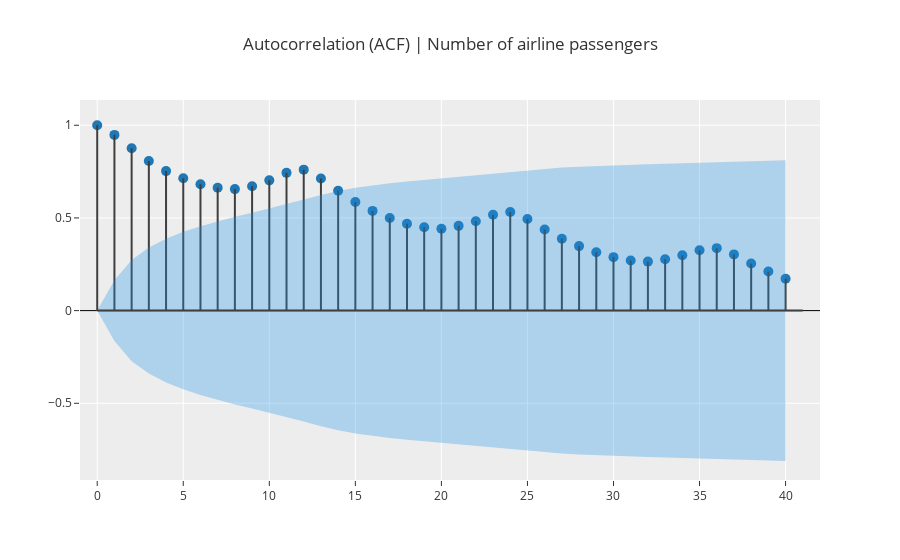
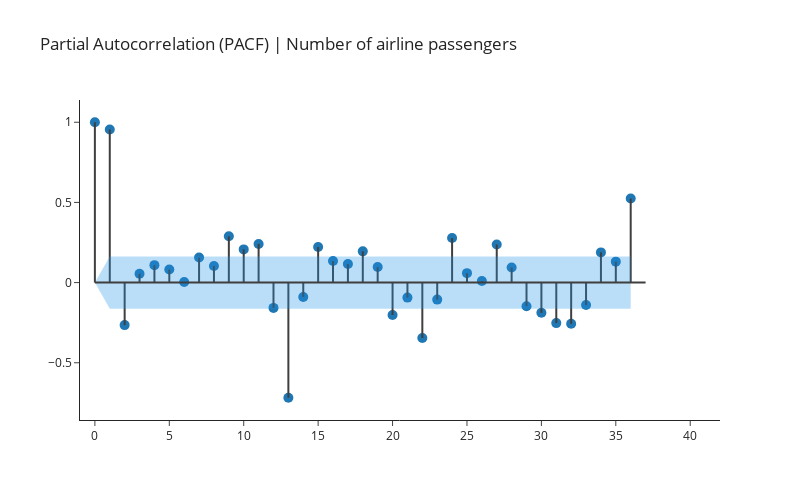

The code cell stored with these charts, in order, in its notebook:
### Code cell
exp.plot_model(plot="acf")

# NOTE: you can customize the plots with kwargs - e.g. number of lags, figure size (width, height), etc
# data_kwargs such as `nlags` are passed to the underlying functon that gets the ACF values
# figure kwargs such as `fig_size` & `fig_template` are passed to plotly and can have any value that plotly accepts
exp.plot_model(plot="pacf", data_kwargs={'nlags':36, }, fig_kwargs={'fig_size': [800, 500], 'fig_template': 'simple_white'})

### Figure 1 — Plotly figure (JSON) as saved in the notebook; plotly's stock layout.template omitted (floating-point values rounded to 4 significant figures)
{"data": [{"marker": {"color": "#1f77b4", "size": 10}, "mode": "markers", "name": "ACF", "showlegend": false, "type": "scatter", "x": [0, 1, 2, 3, 4, 5, 6, 7, 8, 9, 10, 11, 12, 13, 14, 15, 16, 17, 18, 19, 20, 21, 22, 23, 24, 25, 26, 27, 28, 29, 30, 31, 32, 33, 34, 35, 36, 37, 38, 39, 40], "y": [1, 0.948, 0.8756, 0.8067, 0.7526, 0.7138, 0.6817, 0.6629, 0.6556, 0.6709, 0.7027, 0.7432, 0.7604, 0.7127, 0.6463, 0.5859, 0.538, 0.4997, 0.4687, 0.4499, 0.4416, 0.4572, 0.4825, 0.5171, 0.5322, 0.494, 0.4377, 0.3876, 0.348, 0.315, 0.2885, 0.2708, 0.2643, 0.2768, 0.2985, 0.3256, 0.337, 0.3033, 0.254, 0.2107, 0.1722]}, {"line": {"color": "#3f3f3f"}, "mode": "lines", "name": "Lag1", "showlegend": false, "type": "scatter", "x": [0, 0], "y": [0, 1]}, {"line": {"color": "#3f3f3f"}, "mode": "lines", "name": "Lag2", "showlegend": false, "type": "scatter", "x": [1, 1], "y": [0, 0.948]}, {"line": {"color": "#3f3f3f"}, "mode": "lines", "name": "Lag3", "showlegend": false, "type": "scatter", "x": [2, 2], "y": [0, 0.8756]}, {"line": {"color": "#3f3f3f"}, "mode": "lines", "name": "Lag4", "showlegend": false, "type": "scatter", "x": [3, 3], "y": [0, 0.8067]}, {"line": {"color": "#3f3f3f"}, "mode": "lines", "name": "Lag5", "showlegend": false, "type": "scatter", "x": [4, 4], "y": [0, 0.7526]}, {"line": {"color": "#3f3f3f"}, "mode": "lines", "name": "Lag6", "showlegend": false, "type": "scatter", "x": [5, 5], "y": [0, 0.7138]}, {"line": {"color": "#3f3f3f"}, "mode": "lines", "name": "Lag7", "showlegend": false, "type": "scatter", "x": [6, 6], "y": [0, 0.6817]}, {"line": {"color": "#3f3f3f"}, "mode": "lines", "name": "Lag8", "showlegend": false, "type": "scatter", "x": [7, 7], "y": [0, 0.6629]}, {"line": {"color": "#3f3f3f"}, "mode": "lines", "name": "Lag9", "showlegend": false, "type": "scatter", "x": [8, 8], "y": [0, 0.6556]}, {"line": {"color": "#3f3f3f"}, "mode": "lines", "name": "Lag10", "showlegend": false, "type": "scatter", "x": [9, 9], "y": [0, 0.6709]}, {"line": {"color": "#3f3f3f"}, "mode": "lines", "name": "Lag11", "showlegend": false, "type": "scatter", "x": [10, 10], "y": [0, 0.7027]}, {"line": {"color": "#3f3f3f"}, "mode": "lines", "name": "Lag12", "showlegend": false, "type": "scatter", "x": [11, 11], "y": [0, 0.7432]}, {"line": {"color": "#3f3f3f"}, "mode": "lines", "name": "Lag13", "showlegend": false, "type": "scatter", "x": [12, 12], "y": [0, 0.7604]}, {"line": {"color": "#3f3f3f"}, "mode": "lines", "name": "Lag14", "showlegend": false, "type": "scatter", "x": [13, 13], "y": [0, 0.7127]}, {"line": {"color": "#3f3f3f"}, "mode": "lines", "name": "Lag15", "showlegend": false, "type": "scatter", "x": [14, 14], "y": [0, 0.6463]}, {"line": {"color": "#3f3f3f"}, "mode": "lines", "name": "Lag16", "showlegend": false, "type": "scatter", "x": [15, 15], "y": [0, 0.5859]}, {"line": {"color": "#3f3f3f"}, "mode": "lines", "name": "Lag17", "showlegend": false, "type": "scatter", "x": [16, 16], "y": [0, 0.538]}, {"line": {"color": "#3f3f3f"}, "mode": "lines", "name": "Lag18", "showlegend": false, "type": "scatter", "x": [17, 17], "y": [0, 0.4997]}, {"line": {"color": "#3f3f3f"}, "mode": "lines", "name": "Lag19", "showlegend": false, "type": "scatter", "x": [18, 18], "y": [0, 0.4687]}, {"line": {"color": "#3f3f3f"}, "mode": "lines", "name": "Lag20", "showlegend": false, "type": "scatter", "x": [19, 19], "y": [0, 0.4499]}, {"line": {"color": "#3f3f3f"}, "mode": "lines", "name": "Lag21", "showlegend": false, "type": "scatter", "x": [20, 20], "y": [0, 0.4416]}, {"line": {"color": "#3f3f3f"}, "mode": "lines", "name": "Lag22", "showlegend": false, "type": "scatter", "x": [21, 21], "y": [0, 0.4572]}, {"line": {"color": "#3f3f3f"}, "mode": "lines", "name": "Lag23", "showlegend": false, "type": "scatter", "x": [22, 22], "y": [0, 0.4825]}, {"line": {"color": "#3f3f3f"}, "mode": "lines", "name": "Lag24", "showlegend": false, "type": "scatter", "x": [23, 23], "y": [0, 0.5171]}, {"line": {"color": "#3f3f3f"}, "mode": "lines", "name": "Lag25", "showlegend": false, "type": "scatter", "x": [24, 24], "y": [0, 0.5322]}, {"line": {"color": "#3f3f3f"}, "mode": "lines", "name": "Lag26", "showlegend": false, "type": "scatter", "x": [25, 25], "y": [0, 0.494]}, {"line": {"color": "#3f3f3f"}, "mode": "lines", "name": "Lag27", "showlegend": false, "type": "scatter", "x": [26, 26], "y": [0, 0.4377]}, {"line": {"color": "#3f3f3f"}, "mode": "lines", "name": "Lag28", "showlegend": false, "type": "scatter", "x": [27, 27], "y": [0, 0.3876]}, {"line": {"color": "#3f3f3f"}, "mode": "lines", "name": "Lag29", "showlegend": false, "type": "scatter", "x": [28, 28], "y": [0, 0.348]}, {"line": {"color": "#3f3f3f"}, "mode": "lines", "name": "Lag30", "showlegend": false, "type": "scatter", "x": [29, 29], "y": [0, 0.315]}, {"line": {"color": "#3f3f3f"}, "mode": "lines", "name": "Lag31", "showlegend": false, "type": "scatter", "x": [30, 30], "y": [0, 0.2885]}, {"line": {"color": "#3f3f3f"}, "mode": "lines", "name": "Lag32", "showlegend": false, "type": "scatter", "x": [31, 31], "y": [0, 0.2708]}, {"line": {"color": "#3f3f3f"}, "mode": "lines", "name": "Lag33", "showlegend": false, "type": "scatter", "x": [32, 32], "y": [0, 0.2643]}, {"line": {"color": "#3f3f3f"}, "mode": "lines", "name": "Lag34", "showlegend": false, "type": "scatter", "x": [33, 33], "y": [0, 0.2768]}, {"line": {"color": "#3f3f3f"}, "mode": "lines", "name": "Lag35", "showlegend": false, "type": "scatter", "x": [34, 34], "y": [0, 0.2985]}, {"line": {"color": "#3f3f3f"}, "mode": "lines", "name": "Lag36", "showlegend": false, "type": "scatter", "x": [35, 35], "y": [0, 0.3256]}, {"line": {"color": "#3f3f3f"}, "mode": "lines", "name": "Lag37", "showlegend": false, "type": "scatter", "x": [36, 36], "y": [0, 0.337]}, {"line": {"color": "#3f3f3f"}, "mode": "lines", "name": "Lag38", "showlegend": false, "type": "scatter", "x": [37, 37], "y": [0, 0.3033]}, {"line": {"color": "#3f3f3f"}, "mode": "lines", "name": "Lag39", "showlegend": false, "type": "scatter", "x": [38, 38], "y": [0, 0.254]}, {"line": {"color": "#3f3f3f"}, "mode": "lines", "name": "Lag40", "showlegend": false, "type": "scatter", "x": [39, 39], "y": [0, 0.2107]}, {"line": {"color": "#3f3f3f"}, "mode": "lines", "name": "Lag41", "showlegend": false, "type": "scatter", "x": [40, 40], "y": [0, 0.1722]}, {"line": {"color": "rgba(255,255,255,0)"}, "mode": "lines", "name": "UC", "showlegend": false, "type": "scatter", "x": [0, 1, 2, 3, 4, 5, 6, 7, 8, 9, 10, 11, 12, 13, 14, 15, 16, 17, 18, 19, 20, 21, 22, 23, 24, 25, 26, 27, 28, 29, 30, 31, 32, 33, 34, 35, 36, 37, 38, 39, 40], "y": [0, 0.1633, 0.2732, 0.3399, 0.3876, 0.4248, 0.4557, 0.4821, 0.5059, 0.528, 0.5503, 0.5738, 0.5989, 0.6241, 0.6455, 0.6625, 0.6762, 0.6875, 0.6971, 0.7055, 0.7131, 0.7204, 0.7281, 0.7365, 0.7462, 0.7562, 0.7648, 0.7714, 0.7766, 0.7808, 0.7841, 0.787, 0.7895, 0.7918, 0.7944, 0.7974, 0.8009, 0.8047, 0.8077, 0.8099, 0.8113]}, {"fill": "tonexty", "fillcolor": "rgba(32, 146, 230,0.3)", "line": {"color": "rgba(255,255,255,0)"}, "mode": "lines", "name": "LC", "showlegend": false, "type": "scatter", "x": [0, 1, 2, 3, 4, 5, 6, 7, 8, 9, 10, 11, 12, 13, 14, 15, 16, 17, 18, 19, 20, 21, 22, 23, 24, 25, 26, 27, 28, 29, 30, 31, 32, 33, 34, 35, 36, 37, 38, 39, 40], "y": [0, -0.1633, -0.2732, -0.3399, -0.3876, -0.4248, -0.4557, -0.4821, -0.5059, -0.528, -0.5503, -0.5738, -0.5989, -0.6241, -0.6455, -0.6625, -0.6762, -0.6875, -0.6971, -0.7055, -0.7131, -0.7204, -0.7281, -0.7365, -0.7462, -0.7562, -0.7648, -0.7714, -0.7766, -0.7808, -0.7841, -0.787, -0.7895, -0.7918, -0.7944, -0.7974, -0.8009, -0.8047, -0.8077, -0.8099, -0.8113]}, {"line": {"color": "#3f3f3f"}, "mode": "lines", "name": "", "showlegend": false, "type": "scatter", "x": [0, 41], "y": [0, 0]}], "layout": {"title": {"text": "Autocorrelation (ACF) | Number of airline passengers"}, "xaxis": {"range": [-1, 42]}, "yaxis": {"zerolinecolor": "#000000"}}}

### Figure 2 — Plotly figure (JSON) as saved in the notebook; plotly's stock layout.template omitted (floating-point values rounded to 4 significant figures)
{"data": [{"marker": {"color": "#1f77b4", "size": 10}, "mode": "markers", "name": "PACF", "showlegend": false, "type": "scatter", "x": [0, 1, 2, 3, 4, 5, 6, 7, 8, 9, 10, 11, 12, 13, 14, 15, 16, 17, 18, 19, 20, 21, 22, 23, 24, 25, 26, 27, 28, 29, 30, 31, 32, 33, 34, 35, 36], "y": [1, 0.9547, -0.2653, 0.05547, 0.1089, 0.08113, 0.004125, 0.1562, 0.1037, 0.2888, 0.2069, 0.2411, -0.158, -0.7183, -0.08948, 0.2216, 0.1346, 0.1156, 0.1948, 0.09666, -0.2022, -0.09364, -0.3456, -0.1062, 0.2778, 0.05878, 0.009866, 0.2377, 0.09406, -0.1475, -0.1886, -0.2528, -0.2572, -0.1403, 0.1883, 0.1307, 0.5239]}, {"line": {"color": "#3f3f3f"}, "mode": "lines", "name": "Lag1", "showlegend": false, "type": "scatter", "x": [0, 0], "y": [0, 1]}, {"line": {"color": "#3f3f3f"}, "mode": "lines", "name": "Lag2", "showlegend": false, "type": "scatter", "x": [1, 1], "y": [0, 0.9547]}, {"line": {"color": "#3f3f3f"}, "mode": "lines", "name": "Lag3", "showlegend": false, "type": "scatter", "x": [2, 2], "y": [0, -0.2653]}, {"line": {"color": "#3f3f3f"}, "mode": "lines", "name": "Lag4", "showlegend": false, "type": "scatter", "x": [3, 3], "y": [0, 0.05547]}, {"line": {"color": "#3f3f3f"}, "mode": "lines", "name": "Lag5", "showlegend": false, "type": "scatter", "x": [4, 4], "y": [0, 0.1089]}, {"line": {"color": "#3f3f3f"}, "mode": "lines", "name": "Lag6", "showlegend": false, "type": "scatter", "x": [5, 5], "y": [0, 0.08113]}, {"line": {"color": "#3f3f3f"}, "mode": "lines", "name": "Lag7", "showlegend": false, "type": "scatter", "x": [6, 6], "y": [0, 0.004125]}, {"line": {"color": "#3f3f3f"}, "mode": "lines", "name": "Lag8", "showlegend": false, "type": "scatter", "x": [7, 7], "y": [0, 0.1562]}, {"line": {"color": "#3f3f3f"}, "mode": "lines", "name": "Lag9", "showlegend": false, "type": "scatter", "x": [8, 8], "y": [0, 0.1037]}, {"line": {"color": "#3f3f3f"}, "mode": "lines", "name": "Lag10", "showlegend": false, "type": "scatter", "x": [9, 9], "y": [0, 0.2888]}, {"line": {"color": "#3f3f3f"}, "mode": "lines", "name": "Lag11", "showlegend": false, "type": "scatter", "x": [10, 10], "y": [0, 0.2069]}, {"line": {"color": "#3f3f3f"}, "mode": "lines", "name": "Lag12", "showlegend": false, "type": "scatter", "x": [11, 11], "y": [0, 0.2411]}, {"line": {"color": "#3f3f3f"}, "mode": "lines", "name": "Lag13", "showlegend": false, "type": "scatter", "x": [12, 12], "y": [0, -0.158]}, {"line": {"color": "#3f3f3f"}, "mode": "lines", "name": "Lag14", "showlegend": false, "type": "scatter", "x": [13, 13], "y": [0, -0.7183]}, {"line": {"color": "#3f3f3f"}, "mode": "lines", "name": "Lag15", "showlegend": false, "type": "scatter", "x": [14, 14], "y": [0, -0.08948]}, {"line": {"color": "#3f3f3f"}, "mode": "lines", "name": "Lag16", "showlegend": false, "type": "scatter", "x": [15, 15], "y": [0, 0.2216]}, {"line": {"color": "#3f3f3f"}, "mode": "lines", "name": "Lag17", "showlegend": false, "type": "scatter", "x": [16, 16], "y": [0, 0.1346]}, {"line": {"color": "#3f3f3f"}, "mode": "lines", "name": "Lag18", "showlegend": false, "type": "scatter", "x": [17, 17], "y": [0, 0.1156]}, {"line": {"color": "#3f3f3f"}, "mode": "lines", "name": "Lag19", "showlegend": false, "type": "scatter", "x": [18, 18], "y": [0, 0.1948]}, {"line": {"color": "#3f3f3f"}, "mode": "lines", "name": "Lag20", "showlegend": false, "type": "scatter", "x": [19, 19], "y": [0, 0.09666]}, {"line": {"color": "#3f3f3f"}, "mode": "lines", "name": "Lag21", "showlegend": false, "type": "scatter", "x": [20, 20], "y": [0, -0.2022]}, {"line": {"color": "#3f3f3f"}, "mode": "lines", "name": "Lag22", "showlegend": false, "type": "scatter", "x": [21, 21], "y": [0, -0.09364]}, {"line": {"color": "#3f3f3f"}, "mode": "lines", "name": "Lag23", "showlegend": false, "type": "scatter", "x": [22, 22], "y": [0, -0.3456]}, {"line": {"color": "#3f3f3f"}, "mode": "lines", "name": "Lag24", "showlegend": false, "type": "scatter", "x": [23, 23], "y": [0, -0.1062]}, {"line": {"color": "#3f3f3f"}, "mode": "lines", "name": "Lag25", "showlegend": false, "type": "scatter", "x": [24, 24], "y": [0, 0.2778]}, {"line": {"color": "#3f3f3f"}, "mode": "lines", "name": "Lag26", "showlegend": false, "type": "scatter", "x": [25, 25], "y": [0, 0.05878]}, {"line": {"color": "#3f3f3f"}, "mode": "lines", "name": "Lag27", "showlegend": false, "type": "scatter", "x": [26, 26], "y": [0, 0.009866]}, {"line": {"color": "#3f3f3f"}, "mode": "lines", "name": "Lag28", "showlegend": false, "type": "scatter", "x": [27, 27], "y": [0, 0.2377]}, {"line": {"color": "#3f3f3f"}, "mode": "lines", "name": "Lag29", "showlegend": false, "type": "scatter", "x": [28, 28], "y": [0, 0.09406]}, {"line": {"color": "#3f3f3f"}, "mode": "lines", "name": "Lag30", "showlegend": false, "type": "scatter", "x": [29, 29], "y": [0, -0.1475]}, {"line": {"color": "#3f3f3f"}, "mode": "lines", "name": "Lag31", "showlegend": false, "type": "scatter", "x": [30, 30], "y": [0, -0.1886]}, {"line": {"color": "#3f3f3f"}, "mode": "lines", "name": "Lag32", "showlegend": false, "type": "scatter", "x": [31, 31], "y": [0, -0.2528]}, {"line": {"color": "#3f3f3f"}, "mode": "lines", "name": "Lag33", "showlegend": false, "type": "scatter", "x": [32, 32], "y": [0, -0.2572]}, {"line": {"color": "#3f3f3f"}, "mode": "lines", "name": "Lag34", "showlegend": false, "type": "scatter", "x": [33, 33], "y": [0, -0.1403]}, {"line": {"color": "#3f3f3f"}, "mode": "lines", "name": "Lag35", "showlegend": false, "type": "scatter", "x": [34, 34], "y": [0, 0.1883]}, {"line": {"color": "#3f3f3f"}, "mode": "lines", "name": "Lag36", "showlegend": false, "type": "scatter", "x": [35, 35], "y": [0, 0.1307]}, {"line": {"color": "#3f3f3f"}, "mode": "lines", "name": "Lag37", "showlegend": false, "type": "scatter", "x": [36, 36], "y": [0, 0.5239]}, {"line": {"color": "rgba(255,255,255,0)"}, "mode": "lines", "name": "UC", "showlegend": false, "type": "scatter", "x": [0, 1, 2, 3, 4, 5, 6, 7, 8, 9, 10, 11, 12, 13, 14, 15, 16, 17, 18, 19, 20, 21, 22, 23, 24, 25, 26, 27, 28, 29, 30, 31, 32, 33, 34, 35, 36], "y": [0, 0.1633, 0.1633, 0.1633, 0.1633, 0.1633, 0.1633, 0.1633, 0.1633, 0.1633, 0.1633, 0.1633, 0.1633, 0.1633, 0.1633, 0.1633, 0.1633, 0.1633, 0.1633, 0.1633, 0.1633, 0.1633, 0.1633, 0.1633, 0.1633, 0.1633, 0.1633, 0.1633, 0.1633, 0.1633, 0.1633, 0.1633, 0.1633, 0.1633, 0.1633, 0.1633, 0.1633]}, {"fill": "tonexty", "fillcolor": "rgba(32, 146, 230,0.3)", "line": {"color": "rgba(255,255,255,0)"}, "mode": "lines", "name": "LC", "showlegend": false, "type": "scatter", "x": [0, 1, 2, 3, 4, 5, 6, 7, 8, 9, 10, 11, 12, 13, 14, 15, 16, 17, 18, 19, 20, 21, 22, 23, 24, 25, 26, 27, 28, 29, 30, 31, 32, 33, 34, 35, 36], "y": [0, -0.1633, -0.1633, -0.1633, -0.1633, -0.1633, -0.1633, -0.1633, -0.1633, -0.1633, -0.1633, -0.1633, -0.1633, -0.1633, -0.1633, -0.1633, -0.1633, -0.1633, -0.1633, -0.1633, -0.1633, -0.1633, -0.1633, -0.1633, -0.1633, -0.1633, -0.1633, -0.1633, -0.1633, -0.1633, -0.1633, -0.1633, -0.1633, -0.1633, -0.1633, -0.1633, -0.1633]}, {"line": {"color": "#3f3f3f"}, "mode": "lines", "name": "", "showlegend": false, "type": "scatter", "x": [0, 37], "y": [0, 0]}], "layout": {"autosize": false, "height": 500, "title": {"text": "Partial Autocorrelation (PACF) | Number of airline passengers"}, "width": 800, "xaxis": {"range": [-1, 42]}, "yaxis": {"zerolinecolor": "#000000"}}}
